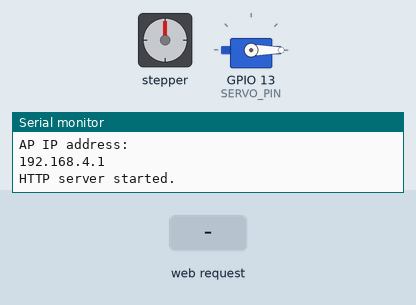
Simulated run of this program. Board: ESP32. On the bench: stepper motor, servo, the last lines printed to the serial monitor. Wiring (inferred from the names in the program): stepper motor (200 steps per turn assumed): coils GPIO 14, GPIO 27, GPIO 16, GPIO 17. The test bench sets the inputs (shaded band). EEPROM starts erased.

Above: at 4.2 s.
4.3 s: HTTP request GET /stepper?cmd=start received
At 4.75 s:
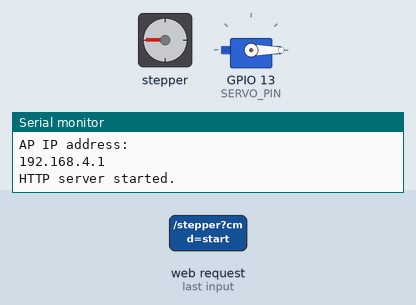
7.3 s: HTTP request GET /servo?angle=120&cmd=120&speed=120 received
At 7.45 s:
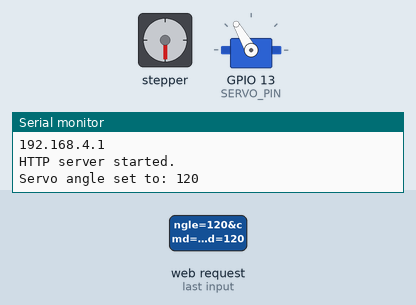
10.3 s: HTTP request GET /servo?angle=start received
At 10.45 s:
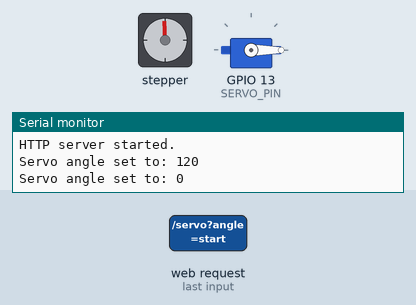
13.3 s: HTTP request GET /stepper?cmd=backward received
16.3 s: HTTP request GET /stepper?angle=1&cmd=1&speed=1 received
19.3 s: HTTP request GET /servo?angle=120&cmd=120&speed=120 received
At 19.46 s:
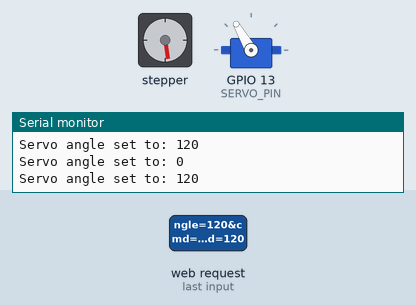
Timing chart, 0 to 25.6 s (numbered marks = the images above; inputs shaded):
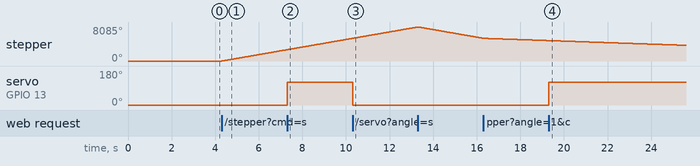

The program:

main.cpp
```cpp
#include <Arduino.h>
#include <WiFi.h>
#include <WebServer.h>
#include <EEPROM.h>
#include <ESP32Servo.h>


 // Definition GPIO pin for servo
#define SERVO_PIN 13
// Definition GPIO pin for stepper
#define STEPPER_IN1 14
#define STEPPER_IN2 27
#define STEPPER_IN3 16
#define STEPPER_IN4 17

#define EEPROM_SIZE 1


#define ROTATION_STEPS 1880 //magic


// network credentails

const char* apSSID = "ESP32_Control";
const char* apPassword = "password";
int lastServoAngle = 0;

//web server object on port 80 (should be free)
WebServer server(80);
Servo myServo;


//make it volatile, so it is not optimised
volatile bool stepperRunning = false;
volatile int stepperDirection = 1;
volatile unsigned long stepInterval = 2;
unsigned long lastStepTime = 0;
unsigned long startTime = 0;
unsigned long endTime = 0;
float rpm = 0;
int stepsCounter = 0;


void setupStepper() {
    pinMode(STEPPER_IN1, OUTPUT);
    pinMode(STEPPER_IN2, OUTPUT);
    pinMode(STEPPER_IN3, OUTPUT);
    pinMode(STEPPER_IN4, OUTPUT);
}

void step(int stepNumber){
    switch(stepNumber){
        case 0:
            digitalWrite(STEPPER_IN1, HIGH);
            digitalWrite(STEPPER_IN2, LOW);
            digitalWrite(STEPPER_IN3, HIGH);
            digitalWrite(STEPPER_IN4, LOW);
            break;
        case 1:
            digitalWrite(STEPPER_IN1, LOW);
            digitalWrite(STEPPER_IN2, HIGH);
            digitalWrite(STEPPER_IN3, HIGH);
            digitalWrite(STEPPER_IN4, LOW);
            break;
        case 2:
            digitalWrite(STEPPER_IN1, LOW);
            digitalWrite(STEPPER_IN2, HIGH);
            digitalWrite(STEPPER_IN3, LOW);
            digitalWrite(STEPPER_IN4, HIGH);
            break;
        case 3:
            digitalWrite(STEPPER_IN1, HIGH);
            digitalWrite(STEPPER_IN2, LOW);
            digitalWrite(STEPPER_IN3, LOW);
            digitalWrite(STEPPER_IN4, HIGH);
            break;
    }
}

void handleRoot() {
    String lastAngle = String(lastServoAngle);
    String html = R"=====(
<!DOCTYPE html>
<html>
<head>
    <title>ESP32 Control Panel</title>
    <style>
        body {
            display: flex;
            flex-direction: column;
            align-items: center;
            min-height: 100vh;
            background-color: goldenrod
        }
        .knob-container {
            position: relative;
            width: 150px;
            height: 150px;
        }
        .knob {
            width: 100px;
            height: 100px;
            border: 5px solid #333;
            border-radius: 80%;
            background: linear-gradient( #555, #222);
            position: relative;
            transform: translate(-50%, -50%);
            cursor: grab;
            user-select: none;
            top: 50%;
            left: 50%;
        }
        .knob::before {
            content: "";
            position: absolute;
            top: 50%;
            left: 50%;
            transform: translate(-50%);
            width: 6px;
            height: 40%;
            background-color: #fff;
            border-radius: 3px;
        }
        .value-display {
            margin-bottom: 20px;
            text-align: center;
            font-size: 20px;
        }
        .buttons {
            display: flex;
            flex-direction: row;
            justify-content: center;
            gap: 10px;
            margin-bottom: 20px;
        }
        .buttons button {
            font-size: 18px;
            padding: 10px 20px;
            border: none;
            border-radius: 5px;
            background-color: #555;
            color: white;
            cursor: pointer;
            box-shadow: 2px 2px 5px rgba(0, 0, 0, 0.2);
        }
        .buttons button:hover {
            background-color: #666;
        }
        input[type="range"] {
            width: 300px;
            height: 20px;
            background: #ddd;
            border-radius: 5px;
            outline: none;
        }
    </style>
</head>
<body>
    <h1>Servo Control</h1>
    <div class="value-display" id="servoValue">Last angle: )=====";

    html += lastAngle;
    html += R"=====(</div>


    <div class="knob-container">
        <div class="knob" id="servoKnob"></div>
    </div>

    <h1>Stepper Control</h1>
    <div class="buttons">
        <button onclick="sendStepperCommand('start')">Activate</button>
        <button onclick="sendStepperCommand('stop')">Stop</button>
        <button onclick="sendStepperCommand('forward')">Forward</button>
        <button onclick="sendStepperCommand('backward')">Backward</button> <p></p>

    </div>
    Speed: <input type="range" id="speedSlider" min="1" max="9" value="5">
    <p>RPM: <span id="rpmValue">0</span></p>

    <script>
        const lastAngle = )=====" +lastAngle+ R"=====(
        const knob = document.getElementById('servoKnob');
        const servoValueDisplay = document.getElementById('servoValue');
        let isDragging = false;
        let startY;
        let currentAngle = lastAngle;
        servoValueDisplay.textContent = currentAngle;

        const speedSlider = document.getElementById("speedSlider");
        const rpmDisplay = document.getElementById("rpmValue");

        //set initial knob position
        knob.style.transform = `translate(-50%, -50%) rotate(${currentAngle}deg)`;

        knob.addEventListener('mousedown', (e) => {
            isDragging = true;
            startY = e.clientY;
        });

        document.addEventListener('mousemove', (e) => {
            if (!isDragging) return;

            const deltaY = e.clientY - startY;
            let newAngle = currentAngle - deltaY;

            newAngle = Math.max(0, Math.min(180, newAngle));

            knob.style.transform = `translate(-50%, -50%) rotate(${newAngle}deg)`;
            servoValueDisplay.textContent = Math.round(newAngle);
            fetch('/servo?angle=' + Math.round(newAngle)); // Send angle to server
        });

        document.addEventListener('mouseup', () => {
            isDragging = false;
            currentAngle = parseFloat(knob.style.transform.replace('translate(-50%, -50%) rotate(', '').replace('deg)', ''));
        });

        knob.addEventListener('dragstart', (e) => {
            e.preventDefault();
        });


        function sendStepperCommand(command) {
            fetch('/stepper?cmd=' + command + '&speed=' + speedSlider.value);
        }

        setInterval(function() {
            fetch('/rpm')
            .then(response => response.text())
            .then(data => rpmDisplay.textContent = data);
        }, 500);
    </script>
</body>
</html>
    )=====";
    server.send(200, "text/html", html);
}


void handleServo() {
    if (server.hasArg("angle")) {
        int angle = server.arg("angle").toInt();
        if (angle >= 0 && angle <= 180) {
            myServo.write(angle);
            server.send(200, "text/plain", "OK");
            Serial.print("Servo angle set to: ");
            Serial.println(angle);
            lastServoAngle = angle;

            EEPROM.write(0, lastServoAngle);
            EEPROM.commit();
            }
        else {
            server.send(400, "text/plain", "Invalid angle (0-180)");
            Serial.println("Invalid angle received!");
        }
    }
    else {
    server.send(400, "text/plain", "Angle parameter missing");
    Serial.println("Angle Parameter missing!");
    }
}


void handleStepper() {
    if (server.hasArg("cmd")) {
        String command = server.arg("cmd");
        if(server.hasArg("speed")){
            stepInterval = 11 - server.arg("speed").toInt();
            if(stepInterval < 2){ //safety check
                stepInterval = 2;
            }
        }
        if (command == "start") {
            stepperRunning = true;
            startTime = millis();
        }
        else if (command == "stop") {
            stepperRunning = false;
            endTime = millis();
            rpm = 0;
            stepsCounter = 0;
        }
        else if (command == "forward") {
            stepperDirection = 1;
        }
        else if (command == "backward") {
            stepperDirection = -1;
        }
        server.send(200, "text/plain", "OK");
    }
    else {
        server.send(400, "text/plain", "Command parameter missing");
    }
}

void handleRPM() {
    server.send(200, "text/plain", String(rpm));
}

void handleNotFound() {
    server.send(404, "text/plain", "404: Not Found");
}

void setup() {
    Serial.begin(115200);
    delay(3000);

    EEPROM.begin(EEPROM_SIZE);
    lastServoAngle = EEPROM.read(0);
    if(lastServoAngle < 0 || lastServoAngle > 180){
        lastServoAngle = 0;
    }

    myServo.attach(SERVO_PIN);
    myServo.write(lastServoAngle);
    setupStepper();

    // Access Point
    WiFi.softAP(apSSID, apPassword);
    IPAddress IP = WiFi.softAPIP();
    Serial.print("AP IP address: \n");
    Serial.print(IP);
    Serial.print("\n");

    // Set up the web server
    server.on("/", handleRoot); //handling client
    server.on("/servo", handleServo); //handle servo endpoint
    server.on("/stepper", handleStepper); // handle stepper endpoint
    server.on("/rpm", handleRPM); //show rpm endpoint
    server.onNotFound(handleNotFound); //if not found
    server.begin();
    Serial.println("HTTP server started.");
}

void loop() {
    server.handleClient(); // Handle client requests
    if (stepperRunning) {
        if (millis() - lastStepTime >= stepInterval) {
            lastStepTime = millis();
            static int currentStep = 0;
            currentStep += stepperDirection;
            if (currentStep > 3) currentStep = 0;
            if (currentStep < 0) currentStep = 3;
            step(currentStep);
            stepsCounter++;
            endTime = millis();
            if(endTime - startTime >= 1000){
                rpm = (float)stepsCounter / ROTATION_STEPS * 60; // steps per rotation
                stepsCounter = 0;
                startTime = millis();
            }
        }
    }
}
```

Measured:
- after the input at 4.3 s, stepper: keeps turning clockwise at about 901°/s, starting at once
- after the input at 7.3 s, servo on GPIO 13 (SERVO_PIN): 0° → 120° at once
- after the input at 10.3 s, servo on GPIO 13 (SERVO_PIN): 120° → 0° at once
- after the input at 19.3 s, servo on GPIO 13 (SERVO_PIN): 0° → 120° at once
